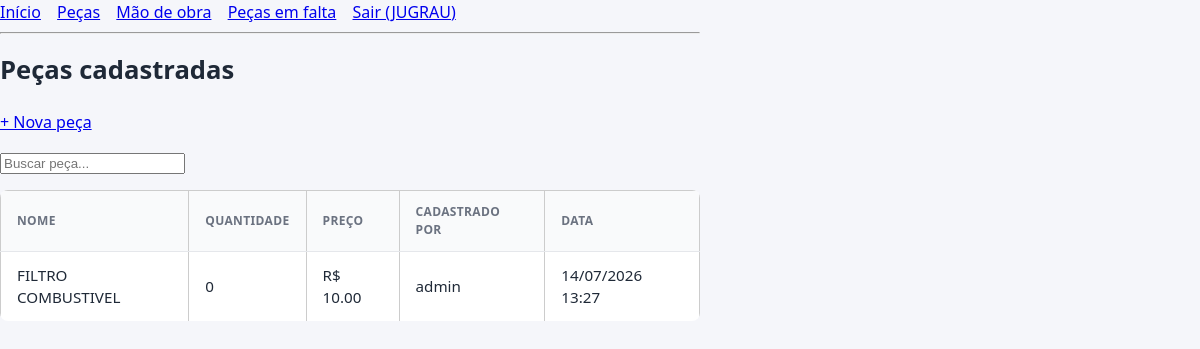
The page /pecas/ (signed in) on the database its author committed.
### oficina/models.py (models this page shows, shortened)
class Peca(models.Model):
    nome = models.CharField(max_length=200)
    descricao = models.TextField(blank=True)
    quantidade = models.PositiveIntegerField(default=1)
    preco = models.DecimalField(max_digits=10, decimal_places=2)
    cadastrado_por = models.ForeignKey(User, on_delete=models.CASCADE, related_name='pecas')
    data_cadastro = models.DateTimeField(auto_now_add=True)
    class Meta:
        ordering = ['-data_cadastro']

### oficina/views.py (the view)
# urls.py: path('pecas/', views.lista_pecas, name='lista_pecas'),
@login_required
def lista_pecas(request):
    if not _usuario_aprovado(request.user):
        return HttpResponseForbidden("Sua conta ainda não foi aprovada.")
    if request.user.perfil.tipo == 'vendedor':
        pecas = Peca.objects.all()
    else:
        pecas = Peca.objects.filter(cadastrado_por=request.user)
    return render(request, 'oficina/lista_pecas.html', {'pecas': pecas})

### oficina/views.py (called while the page is built)
def _usuario_aprovado(user):
    return hasattr(user, 'perfil') and user.perfil.aprovado

### oficina/templates/oficina/lista_pecas.html (shortened to what this page needs)
{% extends 'oficina/base.html' %}
{% block conteudo %}
    <h1>Peças cadastradas</h1>
    <p><a href="{% url 'cadastrar_peca' %}">+ Nova peça</a></p>
    <p>
        <input type="text" placeholder="Buscar peça..." oninput="filtrarTabela(this, 'tabela-pecas')">
    </p>
    <table id="tabela-pecas">
        <thead>
        <tr>
            <th>Nome</th><th>Quantidade</th><th>Preço</th><th>Cadastrado por</th><th>Data</th>
        </tr>
        </thead>
        <tbody>
        {% for peca in pecas %}
        <tr>
            <td>{{ peca.nome }}</td>
            <td>{{ peca.quantidade }}</td>
            <td>R$ {{ peca.preco }}</td>
            <td>{{ peca.cadastrado_por.username }}</td>
            <td>{{ peca.data_cadastro|date:"d/m/Y H:i" }}</td>
        </tr>
        {% empty %}
        <tr><td colspan="5">Nenhuma peça cadastrada ainda.</td></tr>
        {% endfor %}
        </tbody>
    </table>
{% endblock %}

### oficina/templates/oficina/base.html (shortened to what this page needs)
{% load static %}
<!DOCTYPE html>
<html lang="pt-br">
<head>
    {% load static %}
<link rel="stylesheet" href="{% static 'oficina/style/style.css' %}">
</head>
<body>
    {% if user.is_authenticated %}
    <nav>
        <a href="{% url 'dashboard' %}">Início</a>
        <a href="{% url 'lista_pecas' %}">Peças</a>
        <a href="{% url 'lista_maodeobra' %}">Mão de obra</a>
        <a href="{% url 'lista_falta' %}">Peças em falta</a>
        <a href="{% url 'logout' %}">Sair ({{ user.username }})</a>
    </nav>
    <hr>
    {% endif %}
    {% block conteudo %}{% endblock %}
</body>
</html>

### oficina/static/oficina/style/style.css (style rules this page uses)
:root { --cor-primaria: #2563eb; --cor-primaria-escura: #1d4ed8; --cor-sucesso: #16a34a; --cor-sucesso-clara: #dcfce7; --cor-perigo: #dc2626; --cor-perigo-clara: #fee2e2; --cor-aviso: #d97706; --cor-aviso-clara: #fef3c7; --cor-fundo: #f5f6fa; --cor-texto: #1f2937; --cor-texto-suave: #6b7280; --cor-borda: #e5e7eb; --cor-card: #ffffff; --sombra: 0 1px 3px rgba(0, 0, 0, 0.08); --sombra-hover: 0 4px 12px rgba(0, 0, 0, 0.1); --raio: 8px; }
* { box-sizing: border-box; }
body { background: var(--cor-fundo); color: var(--cor-texto); font-family: "Segoe UI", system-ui, -apple-system, sans-serif; margin: 0; padding: 0; line-height: 1.5; }
h1, h2, h3 { color: var(--cor-texto); font-weight: 600; }
h1 { font-size: 1.6rem; margin-bottom: 20px; display: flex; align-items: center; gap: 10px; }
table { width: 100%; border-collapse: collapse; background: var(--cor-card); border-radius: var(--raio); overflow: hidden; }
thead th { background: #f9fafb; color: var(--cor-texto-suave); text-transform: uppercase; font-size: 0.75rem; letter-spacing: 0.03em; text-align: left; padding: 12px 16px; border-bottom: 1px solid var(--cor-borda); }
tbody td { padding: 12px 16px; border-bottom: 1px solid var(--cor-borda); font-size: 0.95rem; }
tbody tr { transition: background 0.12s; }
tbody tr:last-child td { border-bottom: none; }

### oficina/templates/oficina/base.html (style rules this page uses)
body { font-family: Arial, sans-serif; max-width: 700px; margin: 40px auto; padding: 0 16px; }
nav a { margin-right: 12px; }
table { border-collapse: collapse; width: 100%; margin-top: 12px; }
th, td { border: 1px solid #ccc; padding: 6px 10px; text-align: left; }

### rows shown on the page
Peca: nome "FILTRO COMBUSTIVEL", quantidade "0", preco "10.00", cadastrado_por.username "admin", data_cadastro "14/07/2026 13:27"

### other values the page prints
{{ user.username }} "JUGRAU"
